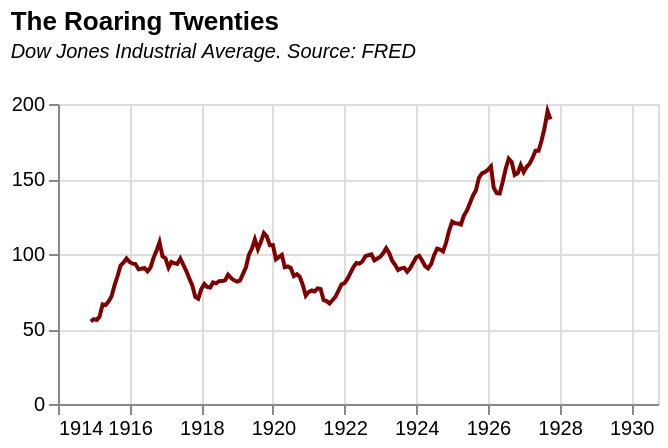

Describe this chart as a Vega-Lite specification.
### Vega-Lite specification from a JSON file in a GitHub repository (floating-point values rounded to 4 significant figures; data arrays with more than 128 entries replaced by an {"elided": "..."} marker saying what was removed)
{"$schema": "https://vega.github.io/schema/vega-lite/v5.json", "title": {"text": "The Roaring Twenties", "subtitle": ["Dow Jones Industrial Average. Source: FRED", ""], "subtitleFontStyle": "italic", "subtitleFontSize": 10, "dx": 0, "dy": 0, "anchor": "start", "color": "black"}, "width": 300, "height": 150, "data": {"values": {"elided": "649 records"}, "format": {"parse": {"DATE": "date"}}}, "mark": {"type": "line", "color": "rgb(128,0,0)", "strokeWidth": 2, "opacity": 1}, "transform": [{"filter": {"field": "DATE", "range": [{"year": 1914, "month": 1, "day": 1}, {"year": 1927, "month": 10, "day": 1}]}}], "encoding": {"x": {"field": "DATE", "type": "temporal", "title": null, "scale": {"domain": [{"year": 1914, "month": 1, "day": 1}, {"year": 1930, "month": 10, "day": 1}]}}, "y": {"field": "DJIA", "type": "quantitative", "title": null, "scale": {"domain": [0, 200]}}}}
